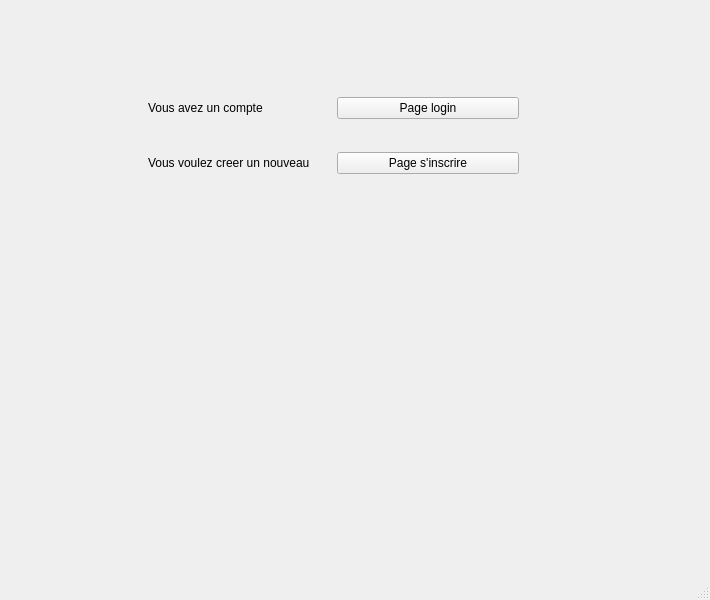
<?xml version="1.0" encoding="UTF-8"?>
<ui version="4.0">
 <class>MainWindow</class>
 <widget class="QMainWindow" name="MainWindow">
  <property name="geometry">
   <rect>
    <x>0</x>
    <y>0</y>
    <width>710</width>
    <height>600</height>
   </rect>
  </property>
  <property name="windowTitle">
   <string>MainWindow</string>
  </property>
  <widget class="QWidget" name="centralwidget">
   <widget class="QLabel" name="label">
    <property name="geometry">
     <rect>
      <x>530</x>
      <y>310</y>
      <width>131</width>
      <height>17</height>
     </rect>
    </property>
    <property name="text">
     <string/>
    </property>
   </widget>
   <widget class="QWidget" name="">
    <property name="geometry">
     <rect>
      <x>148</x>
      <y>70</y>
      <width>371</width>
      <height>131</height>
     </rect>
    </property>
    <layout class="QVBoxLayout" name="verticalLayout">
     <item>
      <layout class="QHBoxLayout" name="horizontalLayout">
       <item>
        <widget class="QLabel" name="labe">
         <property name="text">
          <string>Vous avez un compte </string>
         </property>
        </widget>
       </item>
       <item>
        <widget class="QPushButton" name="pushButton_3">
         <property name="text">
          <string>Page login</string>
         </property>
        </widget>
       </item>
      </layout>
     </item>
     <item>
      <layout class="QHBoxLayout" name="horizontalLayout_2">
       <item>
        <widget class="QLabel" name="label_2">
         <property name="text">
          <string>Vous voulez creer un nouveau</string>
         </property>
        </widget>
       </item>
       <item>
        <widget class="QPushButton" name="pushButton_2">
         <property name="text">
          <string>Page s'inscrire</string>
         </property>
        </widget>
       </item>
      </layout>
     </item>
    </layout>
   </widget>
  </widget>
  <widget class="QMenuBar" name="menubar">
   <property name="geometry">
    <rect>
     <x>0</x>
     <y>0</y>
     <width>710</width>
     <height>22</height>
    </rect>
   </property>
  </widget>
  <widget class="QStatusBar" name="statusbar"/>
 </widget>
 <resources/>
 <connections/>
</ui>
